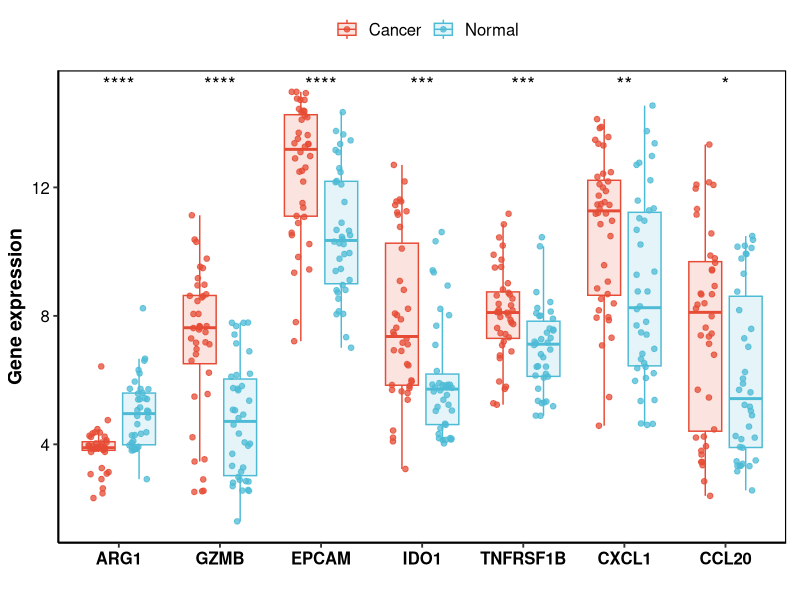
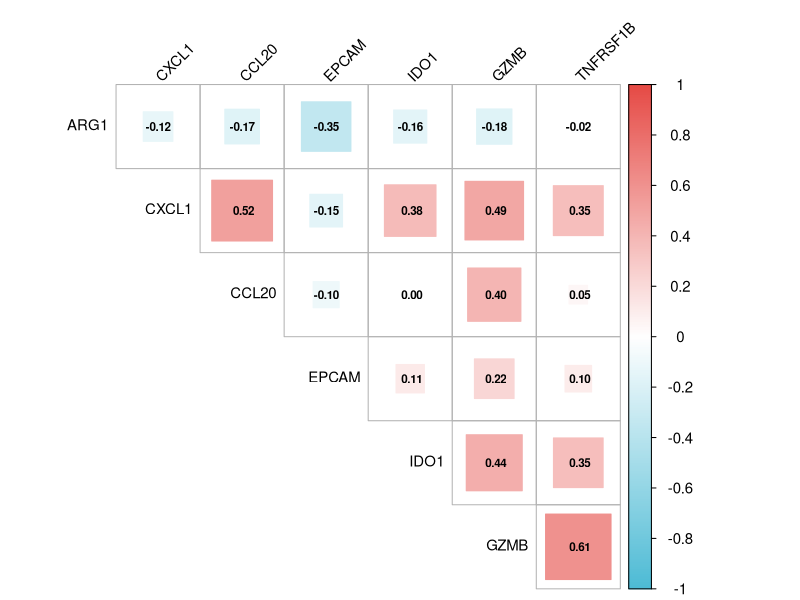

Write R code to recreate these figures, in order.
# =====================================================================
# 19a - Expression boxplots (7 intersection genes) + gene-gene correlation
# Rebuilt from the analysis working file: "Version 1/10.boxplot/NETs14.boxplot.R"
# REPAIR of corrupted lines (the working file had been damaged by manual
#   editing; restored by obvious intent):
#   `p=g` / `pgboxplot(`            -> `p1 = ggboxplot(...)` + `print(p1)`
#   `dv.off()`                      -> `dev.off()`
#   `data=geneExp[,Type=="TreCancerop=F]` -> `data <- geneExp[, Type == "Cancer", drop=FALSE]`
#   duplicated `corrplot(cor1` + stray `.off()` -> single well-formed call
# The correlation block uses tumor samples only (Pearson, 40 tumors).
# Requires: data/merge.normalize.txt, gene_lists/interGenes.txt
# =====================================================================

library(limma)
library(corrplot)
library(circlize)
library(reshape2)
library(ggpubr)

outDir <- "results/19a_boxplot"
dir.create(outDir, showWarnings = FALSE, recursive = TRUE)

rt <- read.table("data/merge.normalize.txt", header = TRUE, sep = "\t", check.names = FALSE)
rt <- as.matrix(rt)
rownames(rt) <- rt[, 1]
exp <- rt[, 2:ncol(rt)]
dimnames <- list(rownames(exp), colnames(exp))
data <- matrix(as.numeric(as.matrix(exp)), nrow = nrow(exp), dimnames = dimnames)
data <- avereps(data)

geneRT <- read.table("gene_lists/interGenes.txt", header = FALSE, sep = "\t", check.names = FALSE)
geneExp <- data[as.vector(geneRT[, 1]), , drop = FALSE]

# ---- boxplot: Normal vs Cancer for each of the 7 genes ----
Type <- gsub("(.*)\\_(.*)\\_(.*)", "\\3", colnames(data))
expdf <- as.data.frame(t(geneExp))
expdf <- cbind(expdf, Type = Type)
plotData <- melt(expdf, id.vars = c("Type"))
colnames(plotData) <- c("Type", "Gene", "Expression")

p1 <- ggboxplot(plotData, x = "Gene", y = "Expression", color = "Type", fill = "Type",
                xlab = "", ylab = "Gene expression", legend.title = "",
                palette = c("#E64B35", "#4DBBD5"), add = "jitter",
                add.params = list(size = 1.6, alpha = 0.75), width = 0.65,
                outlier.shape = NA, alpha = 0.15) +
  stat_compare_means(aes(group = Type), method = "wilcox.test", label = "p.signif", size = 5) +
  rotate_x_text(45) +
  theme_classic(base_size = 14) +
  theme(axis.text.x = element_text(face = "bold", size = 12, color = "black"),
        axis.text.y = element_text(size = 12, color = "black"),
        axis.title.y = element_text(size = 14, face = "bold"),
        legend.position = "top", legend.text = element_text(size = 12),
        panel.border = element_rect(color = "black", fill = NA, linewidth = 0.8),
        plot.margin = margin(5.5, 10, 5.5, 5.5))
pdf(file = file.path(outDir, "boxplot.pdf"), width = 7, height = 5)
print(p1)
dev.off()

# ---- gene-gene correlation heatmap (tumor samples only) ----
corrData <- geneExp[, Type == "Cancer", drop = FALSE]   # REPAIRED line
rtc <- t(corrData)
cor1 <- cor(rtc)

pdf(file = file.path(outDir, "corrplot.pdf"), width = 7, height = 7)
corrplot(cor1,
         method = "square",
         order = "hclust",
         type = "upper",
         col = colorRampPalette(c("#4DBBD5", "white", "#E64B46"))(200),
         tl.col = "black",
         tl.cex = 0.9,
         tl.srt = 45,
         cl.cex = 0.9,
         cl.ratio = 0.2,
         addgrid.col = "grey70",
         diag = FALSE,
         mar = c(0, 0, 1, 0),
         addCoef.col = "black",
         number.cex = 0.7)
dev.off()
